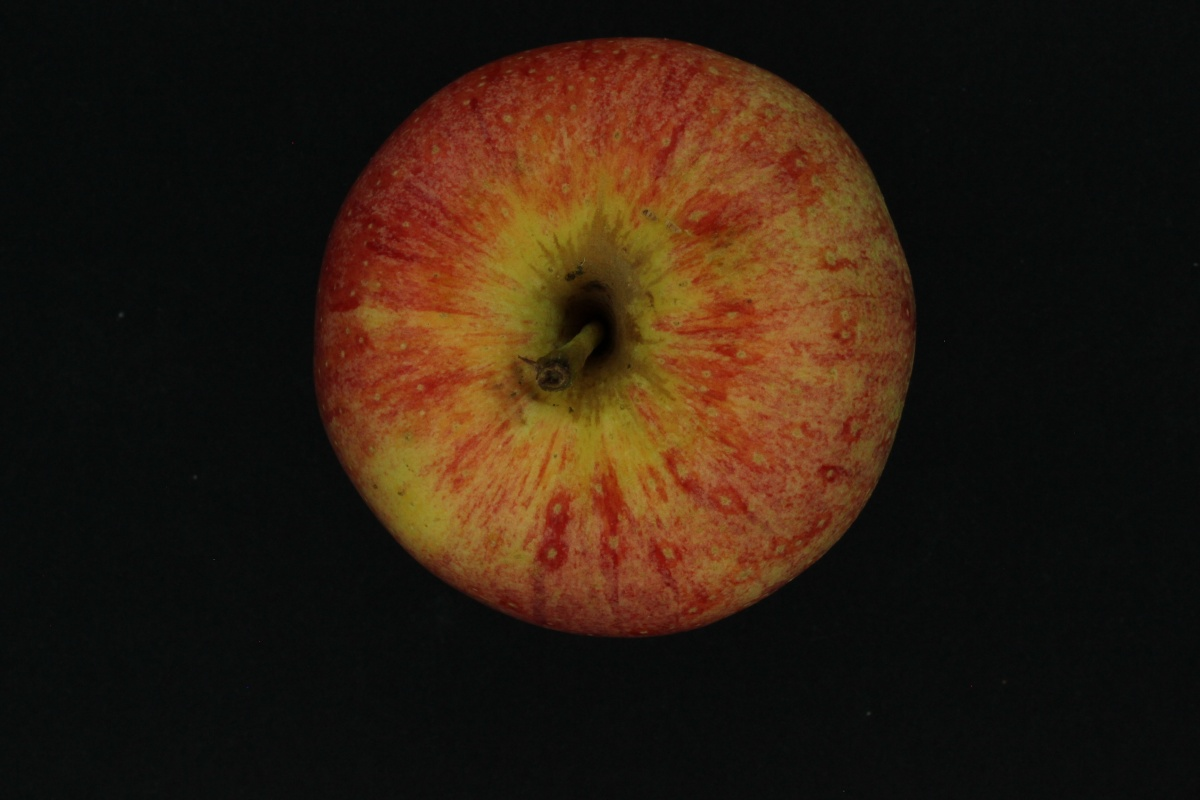
#> input picture FruitsDB/Apples/Train/Royal_02_1.JPG, 1200 x 800 px
$ jupyter execute --allow-errors fruit_classifier_knn.ipynb   (shell and % lines are left out)   (older library calls are emulated)
#> lines starting #> are read from the running program, lines starting #| are printed output that depends on the picture
**Conexão com Drive**

[cell 1]
from google.colab import drive
drive.mount('/content/drive')
#drive.mount('/content/drive', force_remount=True)

**Importar base de dados**

[cell 2]
import cv2
import numpy as np
import matplotlib.pyplot as plt
import matplotlib

import pandas as pd

from skimage.color import rgb2gray
from skimage.transform import rescale, resize, downscale_local_mean

from sklearn.model_selection import train_test_split
from skimage import data, color, feature
from skimage.feature import hog

from sklearn.neighbors import KNeighborsClassifier
from sklearn.metrics import accuracy_score

import glob

from random import seed
from random import randint

**Salvar em array as imagens e labels**

[cell 3]
def load_data(fruit, tipo):
#> called with fruit = 'Apples', tipo = 'Train'
    label=[]
    arr = []
    strr = "FruitsDB_2/"+fruit+"/" + tipo + "/*"
    for file_ in glob.glob(strr):
      img = cv2.imread(file_)
#> img is the input picture: shape (800, 1200, 3); mean B, G, R 15.8, 28.6, 44.2
      arr.append(img)
      label.append(fruit)

    return arr,label

[cell 4]
def whole_train_data(tipo):
  apples_data, apples_label = load_data('Apples', tipo)
#> apples_data = 1 item; apples_label = ['Apples']
  mangoes_data, mangoes_label = load_data('Mangoes', tipo)
#> mangoes_data = 1 item; mangoes_label = ['Mangoes']
  oranges_data, oranges_label = load_data('Oranges', tipo)
#> oranges_data = 1 item; oranges_label = ['Oranges']
  data =np.concatenate((apples_data,mangoes_data,oranges_data))
  labels =np.concatenate((apples_label, mangoes_label, oranges_label))
  return data, labels

**Holdout**

[cell 5]
data_train, labels_train = whole_train_data('Train')
data_test, labels_test = whole_train_data('Test')
#> call 4 of load_data, with fruit = 'Apples', tipo = 'Test'
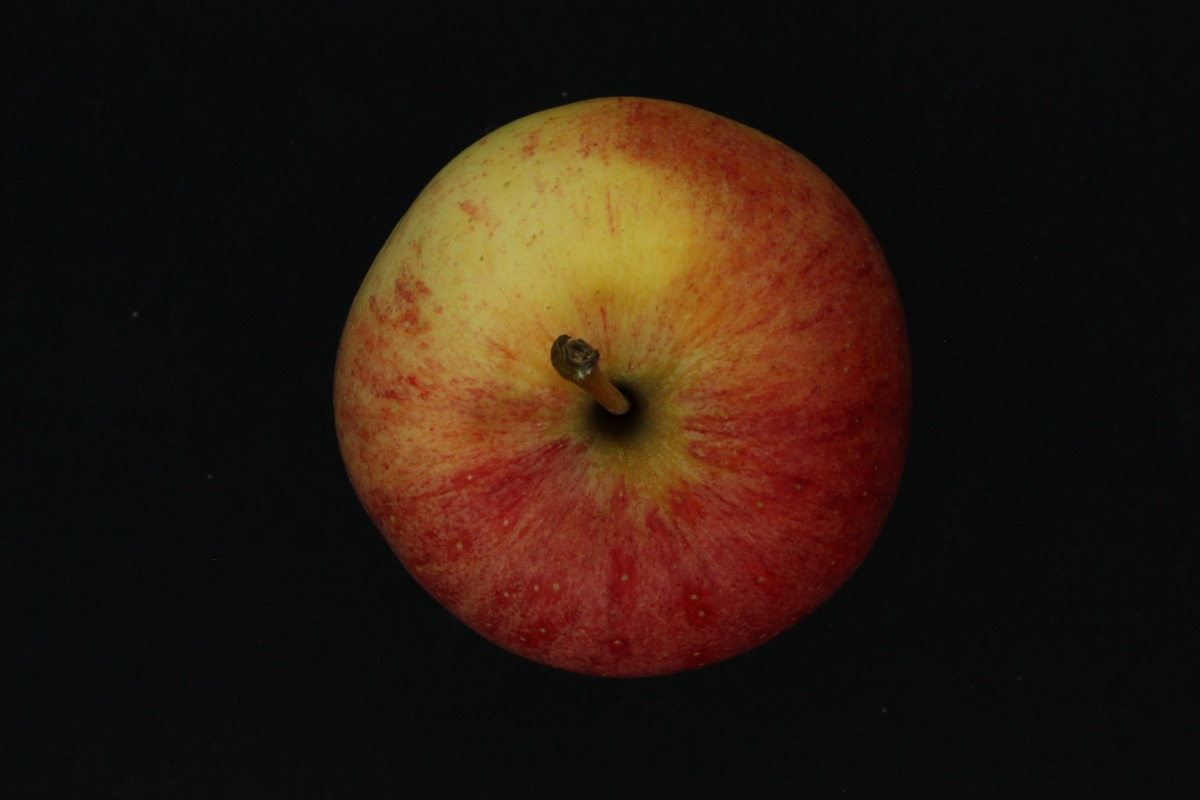
#> input picture FruitsDB/Apples/Test/Royal_01_1.JPG, 1200 x 800 px
#> in load_data, img is the input picture: shape (800, 1200, 3); mean B, G, R 15.8, 26.3, 41.1

**Visualizar formato dos dados**

[cell 6]
data_train.shape, labels_train.shape
#> Out = ((3, 800, 1200, 3), (3,))

**Preprocessamento 1 (conversão em grayscale e redimensionamento) dos dados**

[cell 7]
def preprocessing(arr):
    arr_prep=[]
    for i in range(arr.shape[0]):
        img = cv2.cvtColor(arr[i], cv2.COLOR_BGR2GRAY)
        img=resize(img, (72, 72),anti_aliasing=True)
        arr_prep.append(img)
#> this loop made 3 passes
#> pass 1, in preprocessing, `img = cv2.cvtColor(arr[i], cv2.COLOR_BGR2GRAY)`:
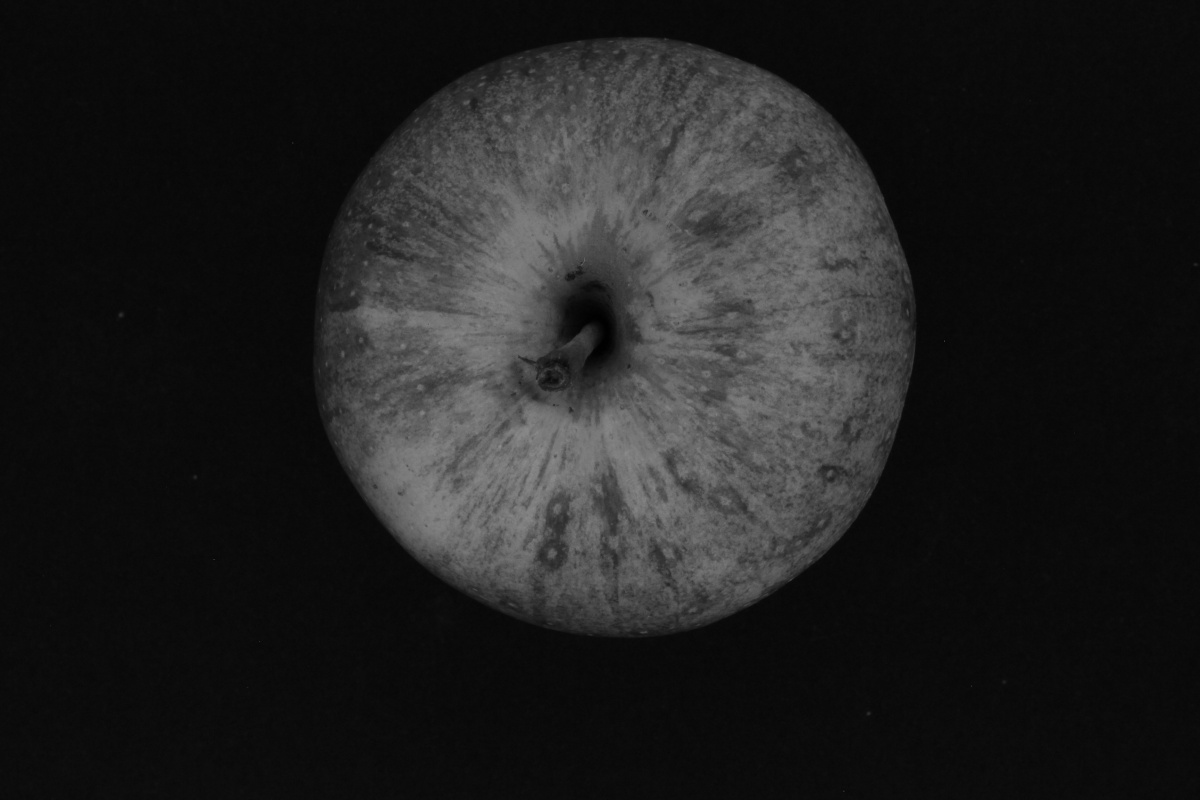
#> img: shape (800, 1200); min 0, max 141, mean 31.7
#> pass 1, in preprocessing, `img=resize(img, (72, 72),anti_aliasing=True)`:
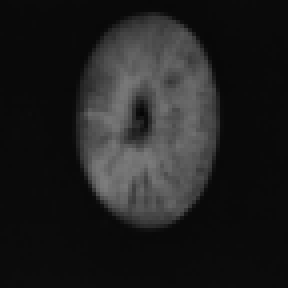
#> img: shape (72, 72) float64 (shown 4 times larger); min 0.0214, max 0.491, mean 0.124
#> after the loop, arr_prep = 3 items
    return arr_prep

[cell 8]
data_train_p = preprocessing(data_train)
#> data_train_p = 3 items
data_test_p = preprocessing(data_test)
#> the loop in preprocessing (call 2), `for i in range(arr.shape[0]):` made 3 passes
#> pass 1, in preprocessing (call 2), `img = cv2.cvtColor(arr[i], cv2.COLOR_BGR2GRAY)`:
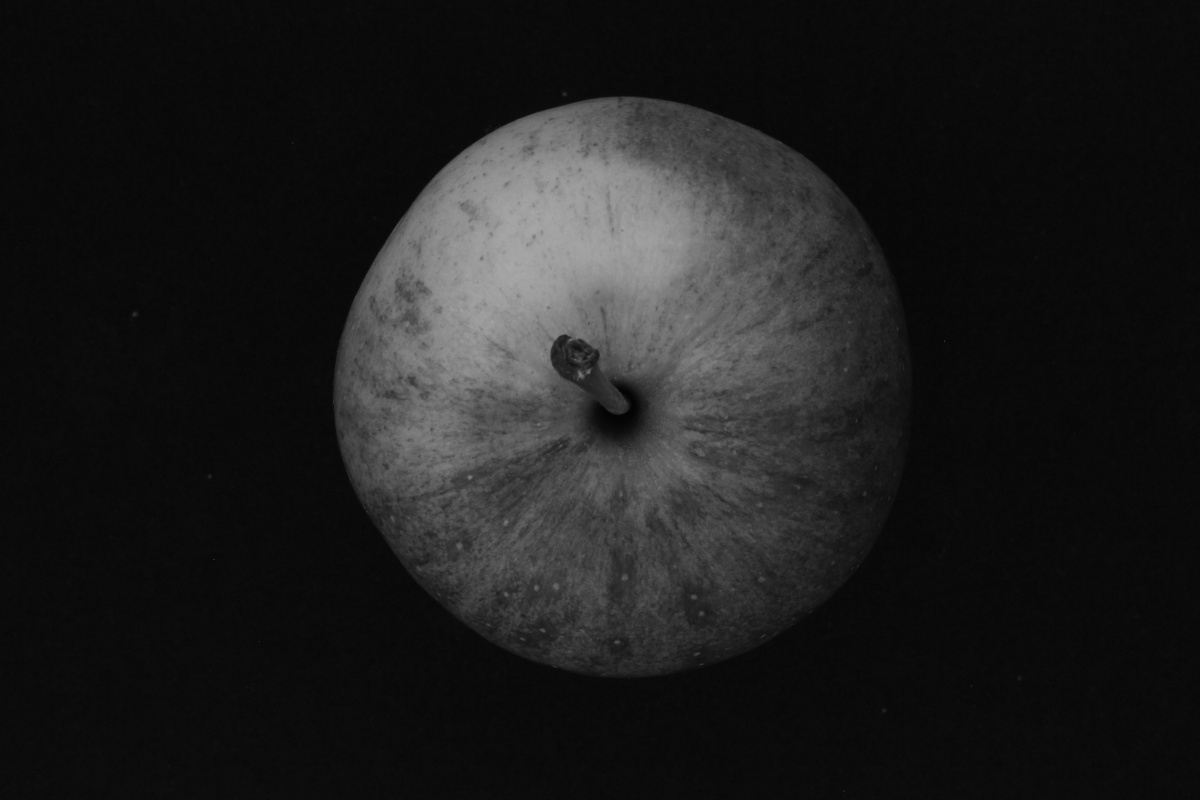
#> img: shape (800, 1200); min 1, max 168, mean 29.4
#> pass 1, in preprocessing (call 2), `img=resize(img, (72, 72),anti_aliasing=True)`:
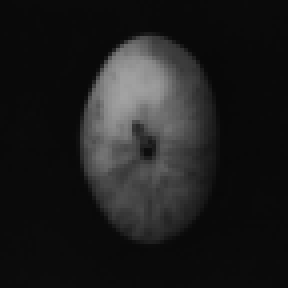
#> img: shape (72, 72) float64 (shown 4 times larger); min 0.0328, max 0.64, mean 0.115
#> data_test_p = 3 items

**Extrair HOG (Histogram of Oriented Gradients) dos dados**

[cell 9]
def ExtractHOG(img):
    ftr,_=hog(img, orientations=8, pixels_per_cell=(16, 16),
            cells_per_block=(1, 1), visualize=True, multichannel=False)
    return ftr

def preprocessing_part_two(arr):
    arr_feature=[]
    for i in range(np.shape(arr)[0]):
        arr_feature.append(ExtractHOG(arr[i]))
#> after the loop, arr_feature = 3 items
    return arr_feature

[cell 10]
data_train_ftr = preprocessing_part_two(data_train_p)
#> data_train_ftr = 3 items
data_test_ftr= preprocessing_part_two(data_test_p)
#> data_test_ftr = 3 items

**KNN para classificação**

[cell 11]
knn_clf = KNeighborsClassifier(n_jobs=-1, weights='distance', n_neighbors=8)
knn_clf.fit(data_train_ftr, labels_train)

#> (a cell that did not finish here is left out)

#> (a cell that did not finish here is left out)

**Validação Cruzada**

[cell 14]
accuracy_arr = []
#> (the rest of this cell did not finish here and is left out)

**Plotar imagens**

[cell 15]
def showImg(img, name):
    plt.axis("off")
    plt.title(name)
    plt.imshow(img)
    plt.show()

**Teste**

[cell 16]
x_ = randint(0, data_test.shape[0])
#> x_ = 3
#> (the rest of this cell did not finish here and is left out)
